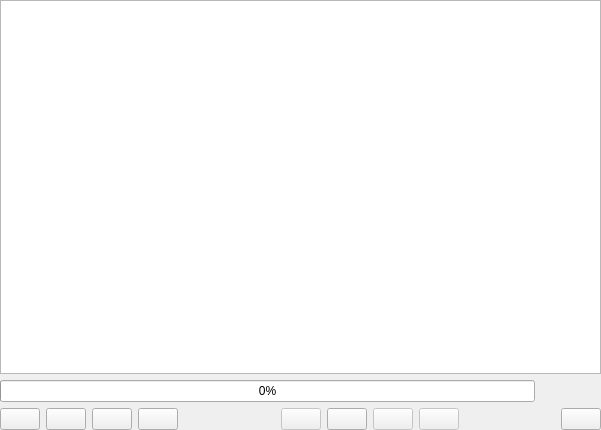
<?xml version="1.0" encoding="UTF-8"?>
<ui version="4.0">
 <class>ScanWidget</class>
 <widget class="QWidget" name="ScanWidget">
  <property name="geometry">
   <rect>
    <x>0</x>
    <y>0</y>
    <width>601</width>
    <height>430</height>
   </rect>
  </property>
  <property name="windowTitle">
   <string>Form</string>
  </property>
  <layout class="QVBoxLayout" name="verticalLayout">
   <property name="leftMargin">
    <number>0</number>
   </property>
   <property name="topMargin">
    <number>0</number>
   </property>
   <property name="rightMargin">
    <number>0</number>
   </property>
   <property name="bottomMargin">
    <number>0</number>
   </property>
   <item>
    <widget class="ChannelListView" name="channelList"/>
   </item>
   <item>
    <layout class="QVBoxLayout" name="bottomLayout">
     <item>
      <layout class="QHBoxLayout" name="scanLayout">
       <item>
        <widget class="QProgressBar" name="progressBar">
         <property name="value">
          <number>0</number>
         </property>
        </widget>
       </item>
       <item>
        <widget class="QLabel" name="currentFrequency">
         <property name="minimumSize">
          <size>
           <width>60</width>
           <height>0</height>
          </size>
         </property>
         <property name="text">
          <string/>
         </property>
        </widget>
       </item>
      </layout>
     </item>
     <item>
      <layout class="QHBoxLayout" name="actionLayout">
       <item>
        <widget class="QPushButton" name="cleanButton">
         <property name="enabled">
          <bool>true</bool>
         </property>
         <property name="text">
          <string/>
         </property>
         <property name="icon">
          <iconset resource="../resources.qrc">
           <normaloff>:/images/CLEAN</normaloff>:/images/CLEAN</iconset>
         </property>
        </widget>
       </item>
       <item>
        <widget class="QPushButton" name="settingsButton">
         <property name="text">
          <string/>
         </property>
         <property name="icon">
          <iconset resource="../resources.qrc">
           <normaloff>:/images/SETTINGS</normaloff>:/images/SETTINGS</iconset>
         </property>
        </widget>
       </item>
       <item>
        <widget class="QPushButton" name="saveRTSP">
         <property name="toolTip">
          <string>Save as RTSP format</string>
         </property>
         <property name="text">
          <string/>
         </property>
         <property name="icon">
          <iconset resource="../resources.qrc">
           <normaloff>:/images/SAVE</normaloff>:/images/SAVE</iconset>
         </property>
        </widget>
       </item>
       <item>
        <widget class="QPushButton" name="saveHTTP">
         <property name="toolTip">
          <string>Save as HTTP format</string>
         </property>
         <property name="text">
          <string/>
         </property>
         <property name="icon">
          <iconset resource="../resources.qrc">
           <normaloff>:/images/SAVE</normaloff>:/images/SAVE</iconset>
         </property>
        </widget>
       </item>
       <item>
        <spacer name="horizontalSpacer_2">
         <property name="orientation">
          <enum>Qt::Horizontal</enum>
         </property>
         <property name="sizeHint" stdset="0">
          <size>
           <width>40</width>
           <height>20</height>
          </size>
         </property>
        </spacer>
       </item>
       <item>
        <widget class="QPushButton" name="stepBackwardButton">
         <property name="enabled">
          <bool>false</bool>
         </property>
         <property name="text">
          <string/>
         </property>
         <property name="icon">
          <iconset resource="../resources.qrc">
           <normaloff>:/images/REWIND</normaloff>:/images/REWIND</iconset>
         </property>
        </widget>
       </item>
       <item>
        <widget class="QPushButton" name="startButton">
         <property name="text">
          <string/>
         </property>
         <property name="icon">
          <iconset resource="../resources.qrc">
           <normaloff>:/images/PLAY</normaloff>:/images/PLAY</iconset>
         </property>
        </widget>
       </item>
       <item>
        <widget class="QPushButton" name="stopButton">
         <property name="enabled">
          <bool>false</bool>
         </property>
         <property name="text">
          <string/>
         </property>
         <property name="icon">
          <iconset resource="../resources.qrc">
           <normaloff>:/images/STOP</normaloff>:/images/STOP</iconset>
         </property>
        </widget>
       </item>
       <item>
        <widget class="QPushButton" name="stepForwardButton">
         <property name="enabled">
          <bool>false</bool>
         </property>
         <property name="text">
          <string/>
         </property>
         <property name="icon">
          <iconset resource="../resources.qrc">
           <normaloff>:/images/FORWARD</normaloff>:/images/FORWARD</iconset>
         </property>
        </widget>
       </item>
       <item>
        <spacer name="horizontalSpacer">
         <property name="orientation">
          <enum>Qt::Horizontal</enum>
         </property>
         <property name="sizeHint" stdset="0">
          <size>
           <width>40</width>
           <height>20</height>
          </size>
         </property>
        </spacer>
       </item>
       <item>
        <widget class="QPushButton" name="addChannel">
         <property name="text">
          <string/>
         </property>
         <property name="icon">
          <iconset resource="../resources.qrc">
           <normaloff>:/images/ADD</normaloff>:/images/ADD</iconset>
         </property>
        </widget>
       </item>
      </layout>
     </item>
    </layout>
   </item>
  </layout>
 </widget>
 <customwidgets>
  <customwidget>
   <class>ChannelListView</class>
   <extends>QTreeView</extends>
   <header>channellistview.h</header>
  </customwidget>
 </customwidgets>
 <resources>
  <include location="../resources.qrc"/>
 </resources>
 <connections/>
</ui>
